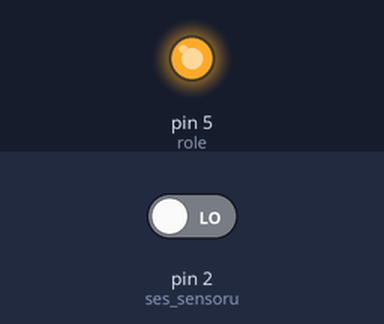
This sketch was run on a simulated Arduino Uno, built with avr-gcc and run on an emulated ATmega328P. Shown: output pins drawn as LEDs (lit = HIGH). The inputs (shaded band) are chosen by the test bench; at power-on: pin 2 (ses_sensoru) LOW.

Above: at 0.1 s.
Timing chart, 0 to 1.6 s (numbered marks = the images above):
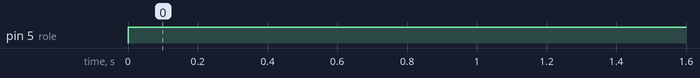

The sketch:

code.ino
```cpp
int ses_sensoru = 2;
int role = 5;

void setup() {
  pinMode(ses_sensoru, INPUT);
  pinMode(role, OUTPUT);
}

void loop() {

  int sensor_durumu = digitalRead(ses_sensoru);

  if (sensor_durumu == 1)
  {
    digitalWrite(role,HIGH);

  }

  else if (sensor_durumu == 0)
  {
    digitalWrite(role,HIGH);
  }
}
```

Measured:
- by itself, pin 5 (role): LOW → HIGH at 0.00 s
